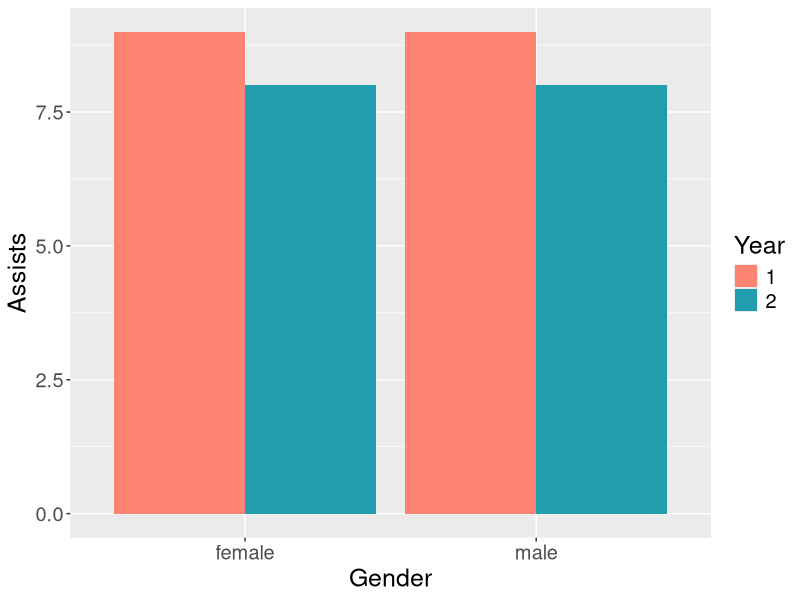

Generate this figure with R:
# # PPGCOMP - FURG | 23148P - Data Visualization and Exploratory Data Analysis | 02/2024 
# This notebook contains the solution for Task 04 of the course 23148P - Data Visualization and Exploratory Data Analysis - 02/2024 of the Graduate Program in Computing at FURG (PPGCOMP-FURG).

# **Professor:** Dr. Adriano Velasque Werhli.

# **Student:** Vitor Avelaneda.

# * **Contact:** avelaneda.vitor@gmail.com

# The repository with the notebooks can be accessed [here!](https://github.com/vitoravelaneda/23148P-Data_Visualization_and_Exploratory_Data_Analysis-PPGCOMP-FURG)

# ## Task:

# In the zip file you find a data set and a graph that was produced with this data set. For producing this graph the data has to go through some transformations using functions like:

# pivot_longer(), separate_wider_delim(),  pivot_wider()

# Try to produce [the same graph](./basketball/basketball.pdf) and handle the R code as the result. 

# ## Solution

# **Package Installation and Loading:**

# Install packages if not already installed

if (!requireNamespace("readr", quietly = TRUE)) install.packages("readr")
if (!requireNamespace("tidyverse", quietly = TRUE)) install.packages("tidyverse")
if (!requireNamespace("ggplot2", quietly = TRUE)) install.packages("ggplot2")

# Load the necessary libraries

library(readr)
library(tidyverse)
library(ggplot2)

# **Reading the Data:**

my.data <- read_csv("./basketball/Basketball.csv")

# **Inspecting the Data:**

head(my.data)
View(my.data)
glimpse(my.data)

# **Tidying the Data:**

# Transforming the data to a long format and relabeling gender

my_data_tidy <- my.data %>%
  pivot_longer(cols = c(female.player, male.player),    
               names_to = "gender",                    
               values_to = "player") %>%              
  mutate(gender = ifelse(gender == "female.player", "female", "male"))

# Spreading the data so that different statistics appear as separate columns

my_data_tidy <- my_data_tidy %>%
  pivot_wider(names_from = stat,       
              values_from = amount)

# Grouping and arranging by player for easier visualization

my_data_tidy <- my_data_tidy %>%
  group_by(player) %>%  
  arrange(player)

# **Viewing the Tidy Data:**

View(my_data_tidy)
glimpse(my_data_tidy)

# **Converting Year to a Factor:**

my_data_tidy <- my_data_tidy %>%
  mutate(year = as.factor(year))

# **Data Visualization Plot:**

ggplot(my_data_tidy, aes(x = gender, y = assists, fill = year)) +
  geom_bar(stat = "identity", position = "dodge") +
  labs(x = "Gender", y = "Assists") +
  theme_gray() +
  theme(
    text = element_text(size = 18)) +
  scale_fill_manual(name = "Year",values = c("1" = "#fd8472", "2" = "#219dad"))